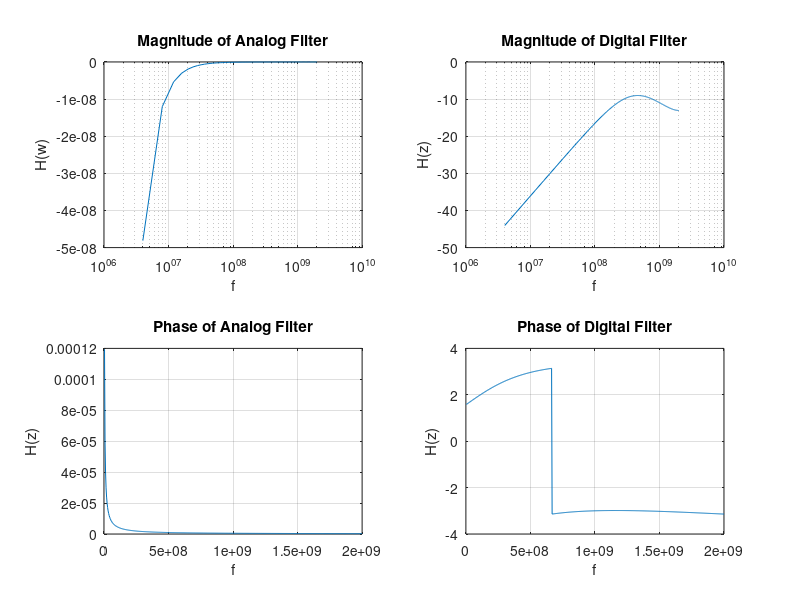

The MATLAB script that drew this image:
clear;

R = 1000;
C = 1e-6;
RC = R * C;
Fcutoff = 1/(2*pi*sqrt(R*R*C*C));
SampleSize = 500;
fs = 4e9;
T = 1/fs;
root1 = 1500 + 500 * sqrt(5);
root2 = -500 * sqrt(5) + 1500;
for n = 1:SampleSize
   f(n) = fs/2/SampleSize*n;
   wAnalog = 2*pi*f(n);
   Analog(n) = wAnalog^2/(wAnalog^2 - (j*wAnalog*3/(RC)) - (1/(RC)^2));
   
   wDigital = 2*pi*f(n)/fs;
   z = exp(j*wDigital);
   Digital(n) = (z-1)/(((z-1)-exp(-(root1)*T))*((z-1)-exp(-(root2)*T)));
end

figure(1)
subplot(2,2,1)
semilogx(f,20*log10(abs(Analog)));
grid on;
title('Magnitude of Analog Filter');
xlabel('f');
ylabel('H(w)');

subplot(2,2,2)
semilogx(f, 20*log10(abs(Digital)));
grid on;
title('Magnitude of Digital Filter');
xlabel('f');
ylabel('H(z)');

subplot(2,2,3)
plot(f,(angle(Analog)));
grid on;
title('Phase of Analog Filter');
xlabel('f');
ylabel('H(z)');

subplot(2,2,4)
plot(f,(angle(Digital)));
grid on;
title('Phase of Digital Filter');
xlabel('f');
ylabel('H(z)');